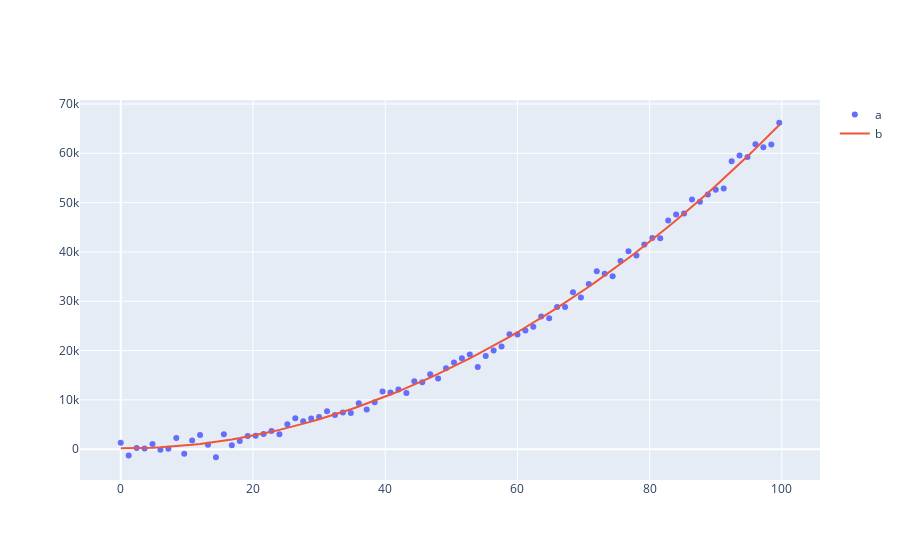

Here is the notebook cell this chart was saved with:
### Code cell
plot_diagram(name_1= 'a', name_2= 'b', mode_1= 'markers', mode_2= 'lines',
             x_1= x_value.reshape(-1, ), y_1= y_value.reshape(-1, ), 
             x_2= x_value.reshape(-1, ), y_2= function(input= X, theta= theta_ex_3))
